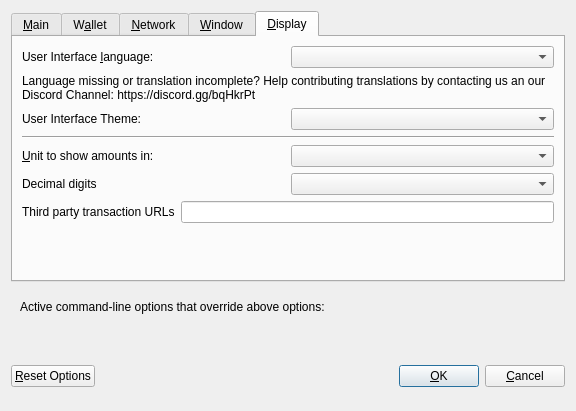
<?xml version="1.0" encoding="UTF-8"?>
<ui version="4.0">
 <class>OptionsDialog</class>
 <widget class="QDialog" name="OptionsDialog">
  <property name="geometry">
   <rect>
    <x>0</x>
    <y>0</y>
    <width>576</width>
    <height>402</height>
   </rect>
  </property>
  <property name="windowTitle">
   <string>Options</string>
  </property>
  <property name="modal">
   <bool>true</bool>
  </property>
  <layout class="QVBoxLayout" name="verticalLayout">
   <item>
    <widget class="QTabWidget" name="tabWidget">
     <property name="currentIndex">
      <number>4</number>
     </property>
     <widget class="QWidget" name="tabMain">
      <attribute name="title">
       <string>&amp;Main</string>
      </attribute>
      <layout class="QVBoxLayout" name="verticalLayout_Main">
       <item>
        <widget class="QCheckBox" name="bitcoinAtStartup">
         <property name="toolTip">
          <string>Automatically start the VIOG Wallet after logging in to the system.</string>
         </property>
         <property name="text">
          <string>&amp;Start the VIOG Wallet on system login</string>
         </property>
        </widget>
       </item>
       <item>
        <layout class="QHBoxLayout" name="horizontalLayout_2_Main">
         <item>
          <widget class="QLabel" name="databaseCacheLabel">
           <property name="text">
            <string>Size of &amp;database cache</string>
           </property>
           <property name="textFormat">
            <enum>Qt::PlainText</enum>
           </property>
           <property name="buddy">
            <cstring>databaseCache</cstring>
           </property>
          </widget>
         </item>
         <item>
          <widget class="QSpinBox" name="databaseCache"/>
         </item>
         <item>
          <widget class="QLabel" name="databaseCacheUnitLabel">
           <property name="text">
            <string>MB</string>
           </property>
           <property name="textFormat">
            <enum>Qt::PlainText</enum>
           </property>
          </widget>
         </item>
         <item>
          <spacer name="horizontalSpacer_2_Main">
           <property name="orientation">
            <enum>Qt::Horizontal</enum>
           </property>
           <property name="sizeHint" stdset="0">
            <size>
             <width>40</width>
             <height>20</height>
            </size>
           </property>
          </spacer>
         </item>
        </layout>
       </item>
       <item>
        <layout class="QHBoxLayout" name="horizontalLayout_3_Main">
         <item>
          <widget class="QLabel" name="threadsScriptVerifLabel">
           <property name="text">
            <string>Number of script &amp;verification threads</string>
           </property>
           <property name="textFormat">
            <enum>Qt::PlainText</enum>
           </property>
           <property name="buddy">
            <cstring>threadsScriptVerif</cstring>
           </property>
          </widget>
         </item>
         <item>
          <widget class="QSpinBox" name="threadsScriptVerif">
           <property name="toolTip">
            <string>(0 = auto, &lt;0 = leave that many cores free)</string>
           </property>
          </widget>
         </item>
         <item>
          <spacer name="horizontalSpacer_3_Main">
           <property name="orientation">
            <enum>Qt::Horizontal</enum>
           </property>
           <property name="sizeHint" stdset="0">
            <size>
             <width>40</width>
             <height>20</height>
            </size>
           </property>
          </spacer>
         </item>
        </layout>
       </item>
       <item>
        <spacer name="verticalSpacer_Main">
         <property name="orientation">
          <enum>Qt::Vertical</enum>
         </property>
         <property name="sizeHint" stdset="0">
          <size>
           <width>20</width>
           <height>40</height>
          </size>
         </property>
        </spacer>
       </item>
      </layout>
     </widget>
     <widget class="QWidget" name="tabWallet">
      <attribute name="title">
       <string>W&amp;allet</string>
      </attribute>
      <layout class="QVBoxLayout" name="verticalLayout_Wallet">
       <item>
        <widget class="QGroupBox" name="groupBox">
         <property name="title">
          <string>Expert</string>
         </property>
         <layout class="QVBoxLayout" name="verticalLayout_2">
          <item>
           <widget class="QCheckBox" name="coinControlFeatures">
            <property name="toolTip">
             <string>Whether to show coin control features or not.</string>
            </property>
            <property name="text">
             <string>Enable coin &amp;control features</string>
            </property>
           </widget>
          </item>
          <item>
           <widget class="QCheckBox" name="showMasternodesTab">
            <property name="toolTip">
             <string>Show additional tab listing all your masternodes in first sub-tab&lt;br/&gt;and all masternodes on the network in second sub-tab.</string>
            </property>
            <property name="text">
             <string>Show Masternodes Tab</string>
            </property>
           </widget>
          </item>
          <item>
           <widget class="QCheckBox" name="showAdvancedPSUI">
            <property name="toolTip">
             <string>Show additional information and buttons for PrivateSend on overview screen.</string>
            </property>
            <property name="text">
             <string>Enable advanced PrivateSend interface</string>
            </property>
           </widget>
          </item>
          <item>
           <widget class="QCheckBox" name="privateSendMultiSession">
            <property name="toolTip">
             <string>Whether to use experimental PrivateSend mode with multiple mixing sessions per block.&lt;br/&gt;Note: You must use this feature carefully.&lt;br/&gt;Make sure you always have recent wallet (auto)backup in a safe place!</string>
            </property>
            <property name="text">
             <string>Enable PrivateSend &amp;multi-session</string>
            </property>
           </widget>
          </item>
          <item>
           <widget class="QCheckBox" name="spendZeroConfChange">
            <property name="toolTip">
             <string>If you disable the spending of unconfirmed change, the change from a transaction&lt;br/&gt;cannot be used until that transaction has at least one confirmation.&lt;br/&gt;This also affects how your balance is computed.</string>
            </property>
            <property name="text">
             <string>&amp;Spend unconfirmed change</string>
            </property>
           </widget>
          </item>
         </layout>
        </widget>
       </item>
       <item>
        <layout class="QHBoxLayout" name="horizontalLayout_4_Wallet">
         <item>
          <widget class="QLabel" name="label">
           <property name="toolTip">
            <string>This setting determines the amount of individual masternodes that an input will be anonymized through.&lt;br/&gt;More rounds of anonymization gives a higher degree of privacy, but also costs more in fees.</string>
           </property>
           <property name="text">
            <string>PrivateSend rounds to use</string>
           </property>
          </widget>
         </item>
         <item>
          <widget class="QSpinBox" name="privateSendRounds">
           <property name="minimum">
            <number>2</number>
           </property>
           <property name="maximum">
            <number>8</number>
           </property>
           <property name="value">
            <number>4</number>
           </property>
          </widget>
         </item>
        </layout>
       </item>
       <item>
        <layout class="QHBoxLayout" name="horizontalLayout">
         <item>
          <widget class="QLabel" name="label_2">
           <property name="toolTip">
            <string>This amount acts as a threshold to turn off PrivateSend once it's reached.</string>
           </property>
           <property name="statusTip">
            <string notr="true"/>
           </property>
           <property name="whatsThis">
            <string notr="true"/>
           </property>
           <property name="accessibleName">
            <string notr="true"/>
           </property>
           <property name="accessibleDescription">
            <string notr="true"/>
           </property>
           <property name="text">
            <string>Amount of VIOG to keep anonymized</string>
           </property>
          </widget>
         </item>
         <item>
          <widget class="QSpinBox" name="anonymizeViog">
           <property name="minimum">
            <number>2</number>
           </property>
           <property name="maximum">
            <number>2000</number>
           </property>
           <property name="singleStep">
            <number>10</number>
           </property>
           <property name="value">
            <number>1000</number>
           </property>
          </widget>
         </item>
        </layout>
       </item>
       <item>
        <spacer name="verticalSpacer_Wallet">
         <property name="orientation">
          <enum>Qt::Vertical</enum>
         </property>
         <property name="sizeHint" stdset="0">
          <size>
           <width>20</width>
           <height>40</height>
          </size>
         </property>
        </spacer>
       </item>
      </layout>
     </widget>
     <widget class="QWidget" name="tabNetwork">
      <attribute name="title">
       <string>&amp;Network</string>
      </attribute>
      <layout class="QVBoxLayout" name="verticalLayout_Network">
       <item>
        <widget class="QCheckBox" name="mapPortUpnp">
         <property name="toolTip">
          <string>Automatically open The VIOG Wallet client port on the router. This only works when your router supports UPnP and it is enabled.</string>
         </property>
         <property name="text">
          <string>Map port using &amp;UPnP</string>
         </property>
        </widget>
       </item>
       <item>
        <widget class="QCheckBox" name="allowIncoming">
         <property name="toolTip">
          <string>Accept connections from outside</string>
         </property>
         <property name="text">
          <string>Allow incoming connections</string>
         </property>
        </widget>
       </item>
       <item>
        <widget class="QCheckBox" name="connectSocks">
         <property name="toolTip">
          <string>Connect to the VIOG network through a SOCKS5 proxy.</string>
         </property>
         <property name="text">
          <string>&amp;Connect through SOCKS5 proxy (default proxy):</string>
         </property>
        </widget>
       </item>
       <item>
        <layout class="QHBoxLayout" name="horizontalLayout_1_Network">
         <item>
          <widget class="QLabel" name="proxyIpLabel">
           <property name="text">
            <string>Proxy &amp;IP:</string>
           </property>
           <property name="textFormat">
            <enum>Qt::PlainText</enum>
           </property>
           <property name="buddy">
            <cstring>proxyIp</cstring>
           </property>
          </widget>
         </item>
         <item>
          <widget class="QValidatedLineEdit" name="proxyIp">
           <property name="minimumSize">
            <size>
             <width>140</width>
             <height>0</height>
            </size>
           </property>
           <property name="maximumSize">
            <size>
             <width>140</width>
             <height>16777215</height>
            </size>
           </property>
           <property name="toolTip">
            <string>IP address of the proxy (e.g. IPv4: 127.0.0.1 / IPv6: ::1)</string>
           </property>
          </widget>
         </item>
         <item>
          <widget class="QLabel" name="proxyPortLabel">
           <property name="text">
            <string>&amp;Port:</string>
           </property>
           <property name="textFormat">
            <enum>Qt::PlainText</enum>
           </property>
           <property name="buddy">
            <cstring>proxyPort</cstring>
           </property>
          </widget>
         </item>
         <item>
          <widget class="QLineEdit" name="proxyPort">
           <property name="minimumSize">
            <size>
             <width>55</width>
             <height>0</height>
            </size>
           </property>
           <property name="maximumSize">
            <size>
             <width>55</width>
             <height>16777215</height>
            </size>
           </property>
           <property name="toolTip">
            <string>Port of the proxy (e.g. 9050)</string>
           </property>
          </widget>
         </item>
         <item>
          <spacer name="horizontalSpacer_1_Network">
           <property name="orientation">
            <enum>Qt::Horizontal</enum>
           </property>
           <property name="sizeHint" stdset="0">
            <size>
             <width>40</width>
             <height>20</height>
            </size>
           </property>
          </spacer>
         </item>
        </layout>
       </item>
       <item>
        <layout class="QHBoxLayout" name="horizontalLayout_2_Network">
         <item>
          <widget class="QLabel" name="proxyActiveNets">
           <property name="text">
            <string>Used for reaching peers via:</string>
           </property>
           <property name="textFormat">
            <enum>Qt::PlainText</enum>
           </property>
          </widget>
         </item>
         <item>
          <widget class="QCheckBox" name="proxyReachIPv4">
           <property name="enabled">
            <bool>false</bool>
           </property>
           <property name="toolTip">
            <string>Shows, if the supplied default SOCKS5 proxy is used to reach peers via this network type.</string>
           </property>
           <property name="text">
            <string/>
           </property>
          </widget>
         </item>
         <item>
          <widget class="QLabel" name="proxyReachIPv4Label">
           <property name="text">
            <string>IPv4</string>
           </property>
           <property name="textFormat">
            <enum>Qt::PlainText</enum>
           </property>
          </widget>
         </item>
         <item>
          <widget class="QCheckBox" name="proxyReachIPv6">
           <property name="enabled">
            <bool>false</bool>
           </property>
           <property name="toolTip">
            <string>Shows, if the supplied default SOCKS5 proxy is used to reach peers via this network type.</string>
           </property>
           <property name="text">
            <string/>
           </property>
          </widget>
         </item>
         <item>
          <widget class="QLabel" name="proxyReachIPv6Label">
           <property name="text">
            <string>IPv6</string>
           </property>
           <property name="textFormat">
            <enum>Qt::PlainText</enum>
           </property>
          </widget>
         </item>
         <item>
          <widget class="QCheckBox" name="proxyReachTor">
           <property name="enabled">
            <bool>false</bool>
           </property>
           <property name="toolTip">
            <string>Shows, if the supplied default SOCKS5 proxy is used to reach peers via this network type.</string>
           </property>
           <property name="text">
            <string/>
           </property>
          </widget>
         </item>
         <item>
          <widget class="QLabel" name="proxyReachTorLabel">
           <property name="text">
            <string>Tor</string>
           </property>
           <property name="textFormat">
            <enum>Qt::PlainText</enum>
           </property>
          </widget>
         </item>
         <item>
          <spacer name="horizontalSpacer_2_Network">
           <property name="orientation">
            <enum>Qt::Horizontal</enum>
           </property>
           <property name="sizeHint" stdset="0">
            <size>
             <width>40</width>
             <height>20</height>
            </size>
           </property>
          </spacer>
         </item>
        </layout>
       </item>
       <item>
        <widget class="QCheckBox" name="connectSocksTor">
         <property name="toolTip">
          <string>Connect to the Bitcoin network through a separate SOCKS5 proxy for Tor hidden services.</string>
         </property>
         <property name="text">
          <string>Use separate SOCKS5 proxy to reach peers via Tor hidden services:</string>
         </property>
        </widget>
       </item>
       <item>
        <layout class="QHBoxLayout" name="horizontalLayout_3_Network">
         <item>
          <widget class="QLabel" name="proxyIpTorLabel">
           <property name="text">
            <string>Proxy &amp;IP:</string>
           </property>
           <property name="textFormat">
            <enum>Qt::PlainText</enum>
           </property>
           <property name="buddy">
            <cstring>proxyIpTor</cstring>
           </property>
          </widget>
         </item>
         <item>
          <widget class="QValidatedLineEdit" name="proxyIpTor">
           <property name="minimumSize">
            <size>
             <width>140</width>
             <height>0</height>
            </size>
           </property>
           <property name="maximumSize">
            <size>
             <width>140</width>
             <height>16777215</height>
            </size>
           </property>
           <property name="toolTip">
            <string>IP address of the proxy (e.g. IPv4: 127.0.0.1 / IPv6: ::1)</string>
           </property>
          </widget>
         </item>
         <item>
          <widget class="QLabel" name="proxyPortTorLabel">
           <property name="text">
            <string>&amp;Port:</string>
           </property>
           <property name="textFormat">
            <enum>Qt::PlainText</enum>
           </property>
           <property name="buddy">
            <cstring>proxyPortTor</cstring>
           </property>
          </widget>
         </item>
         <item>
          <widget class="QLineEdit" name="proxyPortTor">
           <property name="minimumSize">
            <size>
             <width>55</width>
             <height>0</height>
            </size>
           </property>
           <property name="maximumSize">
            <size>
             <width>55</width>
             <height>16777215</height>
            </size>
           </property>
           <property name="toolTip">
            <string>Port of the proxy (e.g. 9050)</string>
           </property>
          </widget>
         </item>
         <item>
          <spacer name="horizontalSpacer_4_Network">
           <property name="orientation">
            <enum>Qt::Horizontal</enum>
           </property>
           <property name="sizeHint" stdset="0">
            <size>
             <width>40</width>
             <height>20</height>
            </size>
           </property>
          </spacer>
         </item>
        </layout>
       </item>
       <item>
        <spacer name="verticalSpacer_Network">
         <property name="orientation">
          <enum>Qt::Vertical</enum>
         </property>
         <property name="sizeHint" stdset="0">
          <size>
           <width>20</width>
           <height>40</height>
          </size>
         </property>
        </spacer>
       </item>
      </layout>
     </widget>
     <widget class="QWidget" name="tabWindow">
      <attribute name="title">
       <string>&amp;Window</string>
      </attribute>
      <layout class="QVBoxLayout" name="verticalLayout_Window">
       <item>
        <widget class="QCheckBox" name="minimizeToTray">
         <property name="toolTip">
          <string>Show only a tray icon after minimizing the window.</string>
         </property>
         <property name="text">
          <string>&amp;Minimize to the tray instead of the taskbar</string>
         </property>
        </widget>
       </item>
       <item>
        <widget class="QCheckBox" name="minimizeOnClose">
         <property name="toolTip">
          <string>Minimize instead of exit the application when the window is closed. When this option is enabled, the application will be closed only after selecting Exit in the menu.</string>
         </property>
         <property name="text">
          <string>M&amp;inimize on close</string>
         </property>
        </widget>
       </item>
       <item>
        <spacer name="verticalSpacer_Window">
         <property name="orientation">
          <enum>Qt::Vertical</enum>
         </property>
         <property name="sizeHint" stdset="0">
          <size>
           <width>20</width>
           <height>40</height>
          </size>
         </property>
        </spacer>
       </item>
      </layout>
     </widget>
     <widget class="QWidget" name="tabDisplay">
      <attribute name="title">
       <string>&amp;Display</string>
      </attribute>
      <layout class="QVBoxLayout" name="verticalLayout_Display">
       <item>
        <layout class="QHBoxLayout" name="horizontalLayout_1_Display">
         <item>
          <widget class="QLabel" name="langLabel">
           <property name="text">
            <string>User Interface &amp;language:</string>
           </property>
           <property name="textFormat">
            <enum>Qt::PlainText</enum>
           </property>
           <property name="buddy">
            <cstring>lang</cstring>
           </property>
          </widget>
         </item>
         <item>
          <widget class="QValueComboBox" name="lang">
           <property name="toolTip">
            <string>The user interface language can be set here. This setting will take effect after restarting The VIOG Wallet.</string>
           </property>
          </widget>
         </item>
        </layout>
       </item>
       <item>
        <widget class="QLabel" name="label_3">
         <property name="toolTip">
          <string notr="true"/>
         </property>
         <property name="statusTip">
          <string notr="true"/>
         </property>
         <property name="whatsThis">
          <string notr="true"/>
         </property>
         <property name="accessibleName">
          <string notr="true"/>
         </property>
         <property name="text">
          <string>Language missing or translation incomplete? Help contributing translations by contacting us an our Discord Channel: https://discord.gg/bqHkrPt</string>
         </property>
         <property name="wordWrap">
          <bool>true</bool>
         </property>
         <property name="openExternalLinks">
          <bool>true</bool>
         </property>
         <property name="textInteractionFlags">
          <set>Qt::TextBrowserInteraction</set>
         </property>
        </widget>
       </item>
       <item>
        <layout class="QHBoxLayout" name="horizontalLayout_4_Display" stretch="0,0">
         <item>
          <widget class="QLabel" name="themeLabel">
           <property name="text">
            <string>User Interface Theme:</string>
           </property>
          </widget>
         </item>
         <item>
          <widget class="QValueComboBox" name="theme"/>
         </item>
        </layout>
       </item>
       <item>
        <widget class="Line" name="line">
         <property name="orientation">
          <enum>Qt::Horizontal</enum>
         </property>
        </widget>
       </item>
       <item>
        <layout class="QHBoxLayout" name="horizontalLayout_2_Display">
         <item>
          <widget class="QLabel" name="unitLabel">
           <property name="text">
            <string>&amp;Unit to show amounts in:</string>
           </property>
           <property name="textFormat">
            <enum>Qt::PlainText</enum>
           </property>
           <property name="buddy">
            <cstring>unit</cstring>
           </property>
          </widget>
         </item>
         <item>
          <widget class="QValueComboBox" name="unit">
           <property name="toolTip">
            <string>Choose the default subdivision unit to show in the interface and when sending coins.</string>
           </property>
          </widget>
         </item>
        </layout>
       </item>
       <item>
        <layout class="QHBoxLayout" name="horizontalLayout_5_Display">
         <item>
          <widget class="QLabel" name="digitsLabel">
           <property name="text">
            <string>Decimal digits</string>
           </property>
          </widget>
         </item>
         <item>
          <widget class="QValueComboBox" name="digits"/>
         </item>
        </layout>
       </item>
       <item>
        <layout class="QHBoxLayout" name="horizontalLayout_3_Display">
         <item>
          <widget class="QLabel" name="thirdPartyTxUrlsLabel">
           <property name="toolTip">
            <string>Third party URLs (e.g. a block explorer) that appear in the transactions tab as context menu items.&lt;br/&gt;%s in the URL is replaced by transaction hash. Multiple URLs are separated by vertical bar |.</string>
           </property>
           <property name="text">
            <string>Third party transaction URLs</string>
           </property>
           <property name="buddy">
            <cstring>thirdPartyTxUrls</cstring>
           </property>
          </widget>
         </item>
         <item>
          <widget class="QLineEdit" name="thirdPartyTxUrls">
           <property name="toolTip">
            <string>Third party URLs (e.g. a block explorer) that appear in the transactions tab as context menu items.&lt;br/&gt;%s in the URL is replaced by transaction hash. Multiple URLs are separated by vertical bar |.</string>
           </property>
          </widget>
         </item>
        </layout>
       </item>
       <item>
        <spacer name="verticalSpacer">
         <property name="orientation">
          <enum>Qt::Vertical</enum>
         </property>
         <property name="sizeHint" stdset="0">
          <size>
           <width>20</width>
           <height>40</height>
          </size>
         </property>
        </spacer>
       </item>
      </layout>
     </widget>
    </widget>
   </item>
   <item>
    <widget class="QFrame" name="frame">
     <layout class="QVBoxLayout" name="verticalLayout_Bottom">
      <item>
       <layout class="QHBoxLayout" name="horizontalLayout_Bottom">
        <item>
         <widget class="QLabel" name="overriddenByCommandLineInfoLabel">
          <property name="text">
           <string>Active command-line options that override above options:</string>
          </property>
          <property name="textFormat">
           <enum>Qt::PlainText</enum>
          </property>
         </widget>
        </item>
        <item>
         <spacer name="horizontalSpacer_Bottom">
          <property name="orientation">
           <enum>Qt::Horizontal</enum>
          </property>
          <property name="sizeHint" stdset="0">
           <size>
            <width>40</width>
            <height>20</height>
           </size>
          </property>
         </spacer>
        </item>
       </layout>
      </item>
      <item>
       <widget class="QLabel" name="overriddenByCommandLineLabel">
        <property name="text">
         <string/>
        </property>
        <property name="textFormat">
         <enum>Qt::PlainText</enum>
        </property>
        <property name="wordWrap">
         <bool>true</bool>
        </property>
       </widget>
      </item>
     </layout>
    </widget>
   </item>
   <item>
    <layout class="QHBoxLayout" name="horizontalLayout_Buttons">
     <item>
      <widget class="QPushButton" name="resetButton">
       <property name="toolTip">
        <string>Reset all client options to default.</string>
       </property>
       <property name="text">
        <string>&amp;Reset Options</string>
       </property>
       <property name="autoDefault">
        <bool>false</bool>
       </property>
      </widget>
     </item>
     <item>
      <spacer name="horizontalSpacer_1">
       <property name="orientation">
        <enum>Qt::Horizontal</enum>
       </property>
       <property name="sizeHint" stdset="0">
        <size>
         <width>40</width>
         <height>48</height>
        </size>
       </property>
      </spacer>
     </item>
     <item>
      <widget class="QLabel" name="statusLabel">
       <property name="minimumSize">
        <size>
         <width>200</width>
         <height>0</height>
        </size>
       </property>
       <property name="font">
        <font>
         <weight>75</weight>
         <bold>true</bold>
        </font>
       </property>
       <property name="text">
        <string/>
       </property>
       <property name="textFormat">
        <enum>Qt::PlainText</enum>
       </property>
       <property name="wordWrap">
        <bool>true</bool>
       </property>
      </widget>
     </item>
     <item>
      <spacer name="horizontalSpacer_2">
       <property name="orientation">
        <enum>Qt::Horizontal</enum>
       </property>
       <property name="sizeHint" stdset="0">
        <size>
         <width>40</width>
         <height>48</height>
        </size>
       </property>
      </spacer>
     </item>
     <item>
      <widget class="QPushButton" name="okButton">
       <property name="text">
        <string>&amp;OK</string>
       </property>
       <property name="autoDefault">
        <bool>false</bool>
       </property>
       <property name="default">
        <bool>true</bool>
       </property>
      </widget>
     </item>
     <item>
      <widget class="QPushButton" name="cancelButton">
       <property name="text">
        <string>&amp;Cancel</string>
       </property>
       <property name="autoDefault">
        <bool>false</bool>
       </property>
      </widget>
     </item>
    </layout>
   </item>
  </layout>
 </widget>
 <customwidgets>
  <customwidget>
   <class>QValidatedLineEdit</class>
   <extends>QLineEdit</extends>
   <header>qvalidatedlineedit.h</header>
  </customwidget>
  <customwidget>
   <class>QValueComboBox</class>
   <extends>QComboBox</extends>
   <header>qvaluecombobox.h</header>
  </customwidget>
 </customwidgets>
 <resources/>
 <connections/>
</ui>
